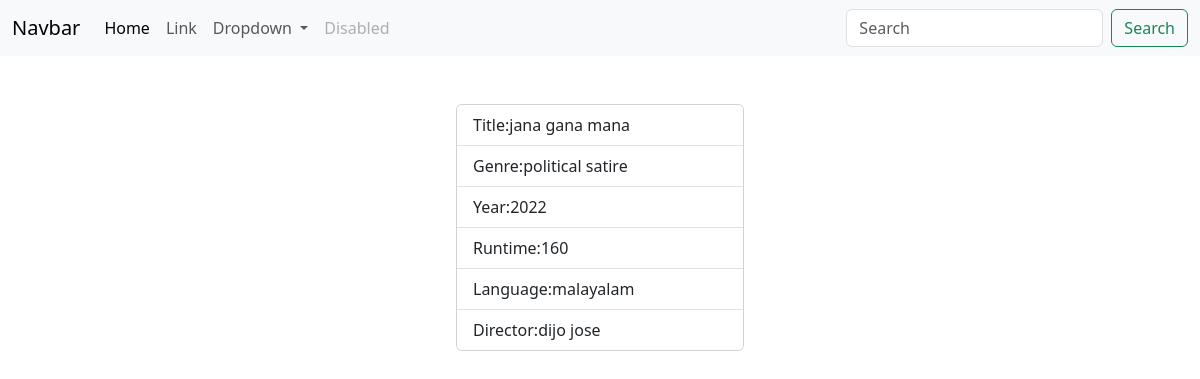
/movies/1/, run on the app's committed database.
### myapp/models.py (models this page shows, shortened)
class Movie(models.Model):
        title=models.CharField(max_length=200)
        year=models.CharField(max_length=200)
        runtime=models.PositiveIntegerField()
        language=models.CharField(max_length=200)
        genre=models.CharField(max_length=200)
        director_name=models.CharField(max_length=200)

### myapp/views.py (the view)
# urls.py: path('movies/<int:pk>/',views.MovieDetailView.as_view(),name="movie-detail"),
class MovieDetailView(View):
        def get(self,request,*args,**kwargs):
                id=kwargs.get("pk")
                qs=Movie.objects.get(id=id)
                return render(request,"movie_detail.html",{"data":qs})

### myapp/templates/movie_detail.html
{% extends 'base.html'%}
{%block main_block%}
<div class="cotainer mt-5 d-flex justify-content-center">
        <div class="card" style="width: 18rem;">
                <ul class="list-group list-group-flush">
                        <li class="list-group-item">Title:{{data.title}}</li>
                        <li class="list-group-item">Genre:{{data.genre}}</li>
                        <li class="list-group-item">Year:{{data.year}}</li>
                        <li class="list-group-item">Runtime:{{data.runtime}}</li>
                        <li class="list-group-item">Language:{{data.language}}</li>
                        <li class="list-group-item">Director:{{data.director_name}}</li>
                </ul>
        </div>
</div>
{%endblock%}

### data on the page
Movie: title "jana gana mana", genre "political satire", year "2022", runtime "160", language "malayalam", director_name "dijo jose"
